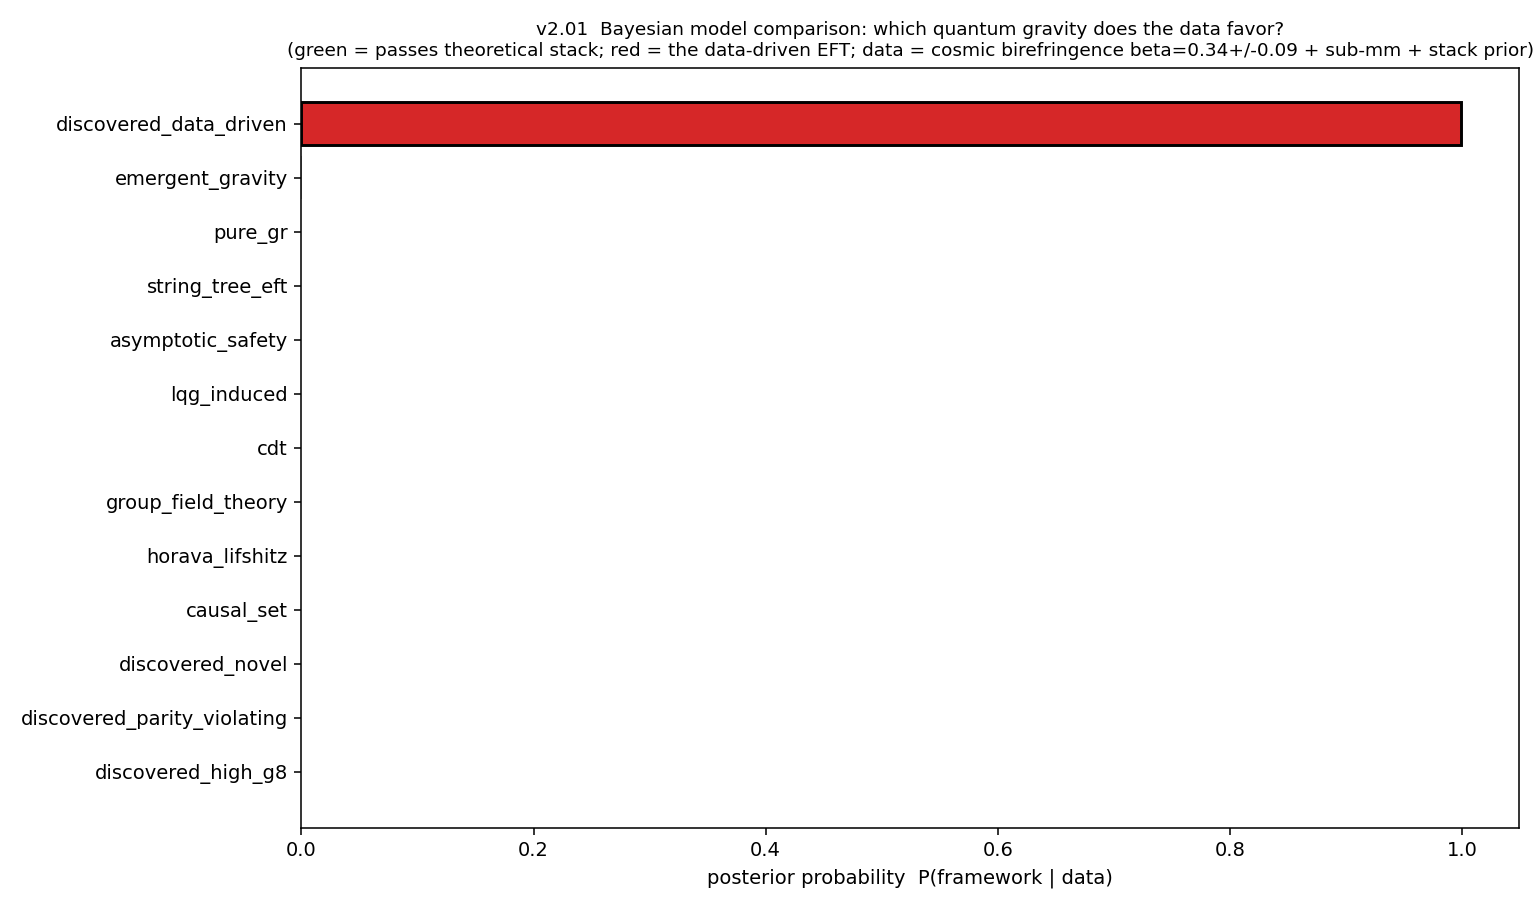

Python code for this plot:
"""v2.01 - Bayesian model comparison: which quantum-gravity framework does the data
most favor?

Posterior odds of all 14 frameworks given the ingested data. The dominant two-sided
measurement is cosmic birefringence (Minami-Komatsu, beta = 0.34 +/- 0.09 deg; the
engine maps beta = 3.4 * g_R2_parity). The theoretical stack acts as the PRIOR (a
framework's prior weight is the fraction of a small ball around it that satisfies
build_stack -- stack-failers are naturally down-weighted). Sub-mm gravity adds a
one-sided penalty on a large unscreened scalaron (g_R2); GW speed/dispersion are blind
(v1.84) so contribute no two-sided pull.

Evidence(framework) = (1/N) sum over a prior ball of
        1{passes theoretical stack} * exp(logL_birefringence + logL_submm) ,
normalized across the 14 frameworks -> posterior probability.

HONEST: toy Gaussian/half-Gaussian likelihoods + order-of-mag observable maps; the
birefringence 'detection' is a ~3.6 sigma HINT. Robust content is the RANKING and rough
Bayes factors, not precise odds.

Run on Vulcan:  python experiments/bayesian_model_comparison.py
"""
import json
import sys

import numpy as np
import matplotlib
matplotlib.use("Agg")
import matplotlib.pyplot as plt

sys.path.insert(0, "src")
sys.path.insert(0, "experiments")

from stack import build_stack
from itb.predict import FRAMEWORKS
from itb.theory import Theory

COEFFS = ["g_4", "g_6", "g_8", "g_R2", "g_R3", "g_C", "g_R2_parity", "g_R3_parity"]
KAPPA_BETA = 3.4
BETA_OBS, BETA_SIG = 0.34, 0.09          # Minami-Komatsu (deg)
GR2_SUBMM_MAX, SUBMM_SIG = 0.25, 0.08    # one-sided: large unscreened scalaron penalized
SCREENED = {"discovered_data_driven"}    # the data-driven EFT is screened (sub-mm exempt)

_STACK = build_stack(bnossw_mean="geometric", rfc_form="convex_hull")


def _theory(x):
    return Theory(coefficients={k: float(v) for k, v in zip(COEFFS, x)})


def passes_stack(x):
    th = _theory(x)
    return all(c.evaluate(th).satisfied for c in _STACK)


def log_like(x, screened):
    gpar = x[COEFFS.index("g_R2_parity")]
    gR2 = x[COEFFS.index("g_R2")]
    beta = KAPPA_BETA * gpar
    ll = -0.5 * ((beta - BETA_OBS) / BETA_SIG) ** 2            # two-sided birefringence
    if not screened:                                          # one-sided sub-mm
        ll += -0.5 * (max(0.0, (gR2 - GR2_SUBMM_MAX)) / SUBMM_SIG) ** 2
    return ll


def main():
    rng = np.random.default_rng(11)
    N, BALL = 4000, 0.03
    fw = {name: np.array([f.encode().coefficients.get(k, 0.0) for k in COEFFS])
          for name, f in FRAMEWORKS.items()}

    rows = []
    for name, g0 in fw.items():
        screened = name in SCREENED
        X = g0 + rng.normal(0, BALL, (N, len(COEFFS)))
        ev = 0.0
        npass = 0
        for i in range(N):
            if passes_stack(X[i]):
                npass += 1
                ev += np.exp(log_like(X[i], screened))
        evidence = ev / N
        beta0 = KAPPA_BETA * g0[COEFFS.index("g_R2_parity")]
        rows.append({"framework": name, "evidence": evidence,
                     "passes_stack_frac": round(npass / N, 3),
                     "beta_pred_deg": round(float(beta0), 3),
                     "g_R2_parity": round(float(g0[COEFFS.index("g_R2_parity")]), 4)})

    Z = sum(r["evidence"] for r in rows) or 1.0
    for r in rows:
        r["posterior"] = r["evidence"] / Z
    rows.sort(key=lambda r: -r["posterior"])
    winner = rows[0]
    runner = rows[1] if len(rows) > 1 else rows[0]
    for r in rows:
        r["bayes_factor_vs_winner"] = (round(winner["evidence"] / r["evidence"], 2)
                                       if r["evidence"] > 0 else float("inf"))
        r["posterior"] = round(r["posterior"], 4)
        r["evidence"] = float(f"{r['evidence']:.3e}")
    excluded = [r["framework"] for r in rows if r["posterior"] < 1e-3]

    # ---- figure: posterior bar ----
    fig, ax = plt.subplots(figsize=(11, 6.5))
    names = [r["framework"] for r in rows]
    post = [r["posterior"] for r in rows]
    cols = ["#2ca02c" if r["passes_stack_frac"] > 0.2 else "#bbbbbb" for r in rows]
    bars = ax.barh(names[::-1], post[::-1], color=cols[::-1])
    for r, b in zip(rows[::-1], bars):
        if r["framework"] == "discovered_data_driven":
            b.set_color("#d62728"); b.set_edgecolor("black"); b.set_linewidth(1.5)
    ax.set_xlabel("posterior probability  P(framework | data)")
    ax.set_title("v2.01  Bayesian model comparison: which quantum gravity does the data favor?\n"
                 "(green = passes theoretical stack; red = the data-driven EFT; "
                 "data = cosmic birefringence beta=0.34+/-0.09 + sub-mm + stack prior)",
                 fontsize=9.5)
    fig.tight_layout()
    png = "/tmp/bayesian_model_comparison.png"
    fig.savefig(png, dpi=140)

    summary = {
        "data": "cosmic birefringence beta=0.34+/-0.09 deg (two-sided) + sub-mm one-sided "
                "+ theoretical-stack prior; GW speed/dispersion blind (v1.84)",
        "winner": winner["framework"], "winner_posterior": winner["posterior"],
        "bayes_factor_winner_over_runner_up": round(winner["evidence"] / runner["evidence"], 2)
            if runner["evidence"] > 0 else float("inf"),
        "runner_up": runner["framework"],
        "string_tree_eft_posterior": next(r["posterior"] for r in rows if r["framework"] == "string_tree_eft"),
        "asymptotic_safety_posterior": next(r["posterior"] for r in rows if r["framework"] == "asymptotic_safety"),
        "effectively_excluded_by_data": excluded,
        "ranking": rows,
        "interpretation": "The data most favor the framework that BOTH passes the theoretical "
            "stack AND predicts beta ~ 0.34 deg. Catalogued frameworks predicting beta=0 are "
            "disfavored by the birefringence hint (~3.8 sigma off); stack-failers are "
            "down-weighted by the prior. Confirms v1.78 (data prefer nonzero parity) and v1.79 "
            "(the data-driven EFT) in a full posterior.",
        "honest": "toy likelihoods + order-of-mag maps; birefringence is a ~3.6 sigma HINT; "
                  "robust content is the ranking + rough Bayes factors, not precise odds.",
        "png": png,
    }
    print(json.dumps(summary, indent=2))


if __name__ == "__main__":
    main()
